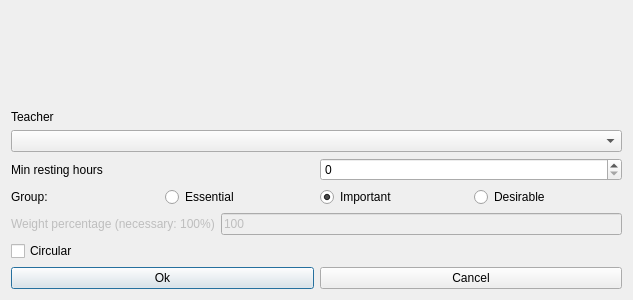
<?xml version="1.0" encoding="UTF-8"?>
<ui version="4.0">
 <class>ModifyConstraintTeacherMinRestingHoursForm_template</class>
 <widget class="QDialog" name="ModifyConstraintTeacherMinRestingHoursForm_template">
  <property name="geometry">
   <rect>
    <x>0</x>
    <y>0</y>
    <width>633</width>
    <height>300</height>
   </rect>
  </property>
  <property name="windowTitle">
   <string extracomment="This is the title of the dialog to modify a constraint of this type">Modify teacher min resting hours</string>
  </property>
  <layout class="QVBoxLayout" name="verticalLayout_2">
   <item>
    <spacer name="spacer4">
     <property name="orientation">
      <enum>Qt::Vertical</enum>
     </property>
     <property name="sizeType">
      <enum>QSizePolicy::Expanding</enum>
     </property>
     <property name="sizeHint" stdset="0">
      <size>
       <width>99</width>
       <height>99</height>
      </size>
     </property>
    </spacer>
   </item>
   <item>
    <layout class="QVBoxLayout" name="verticalLayout">
     <item>
      <widget class="QLabel" name="teacherTextLabel">
       <property name="frameShape">
        <enum>QFrame::NoFrame</enum>
       </property>
       <property name="frameShadow">
        <enum>QFrame::Plain</enum>
       </property>
       <property name="text">
        <string>Teacher</string>
       </property>
       <property name="wordWrap">
        <bool>false</bool>
       </property>
      </widget>
     </item>
     <item>
      <widget class="QComboBox" name="teachersComboBox">
       <property name="editable">
        <bool>false</bool>
       </property>
       <property name="insertPolicy">
        <enum>QComboBox::NoInsert</enum>
       </property>
       <property name="autoCompletion">
        <bool>false</bool>
       </property>
       <property name="duplicatesEnabled">
        <bool>false</bool>
       </property>
      </widget>
     </item>
    </layout>
   </item>
   <item>
    <layout class="QHBoxLayout" name="horizontalLayout">
     <item>
      <widget class="QLabel" name="textLabel1">
       <property name="text">
        <string>Min resting hours</string>
       </property>
       <property name="wordWrap">
        <bool>false</bool>
       </property>
      </widget>
     </item>
     <item>
      <widget class="QSpinBox" name="minRestingHoursSpinBox"/>
     </item>
    </layout>
   </item>
   <item>
    <layout class="QHBoxLayout" name="horizontalLayout_4">
     <item>
      <widget class="QLabel" name="groupTextLabel">
       <property name="text">
        <string>Group:</string>
       </property>
      </widget>
     </item>
     <item>
      <widget class="QRadioButton" name="essentialRadioButton">
       <property name="text">
        <string>Essential</string>
       </property>
      </widget>
     </item>
     <item>
      <widget class="QRadioButton" name="importantRadioButton">
       <property name="text">
        <string>Important</string>
       </property>
       <property name="checked">
        <bool>true</bool>
       </property>
      </widget>
     </item>
     <item>
      <widget class="QRadioButton" name="desirableRadioButton">
       <property name="text">
        <string>Desirable</string>
       </property>
      </widget>
     </item>
    </layout>
   </item>
   <item>
    <layout class="QHBoxLayout" name="horizontalLayout_2">
     <item>
      <widget class="QLabel" name="weightTextLabel">
       <property name="enabled">
        <bool>false</bool>
       </property>
       <property name="frameShape">
        <enum>QFrame::NoFrame</enum>
       </property>
       <property name="frameShadow">
        <enum>QFrame::Plain</enum>
       </property>
       <property name="text">
        <string>Weight percentage (necessary: 100%)</string>
       </property>
       <property name="wordWrap">
        <bool>false</bool>
       </property>
      </widget>
     </item>
     <item>
      <widget class="QLineEdit" name="weightLineEdit">
       <property name="enabled">
        <bool>false</bool>
       </property>
       <property name="text">
        <string notr="true">100</string>
       </property>
      </widget>
     </item>
    </layout>
   </item>
   <item>
    <widget class="QCheckBox" name="circularCheckBox">
     <property name="text">
      <string>Circular</string>
     </property>
    </widget>
   </item>
   <item>
    <layout class="QHBoxLayout">
     <item>
      <widget class="QPushButton" name="okPushButton">
       <property name="text">
        <string>Ok</string>
       </property>
      </widget>
     </item>
     <item>
      <widget class="QPushButton" name="cancelPushButton">
       <property name="text">
        <string>Cancel</string>
       </property>
      </widget>
     </item>
    </layout>
   </item>
  </layout>
 </widget>
 <layoutdefault spacing="6" margin="11"/>
 <resources/>
 <connections/>
</ui>
